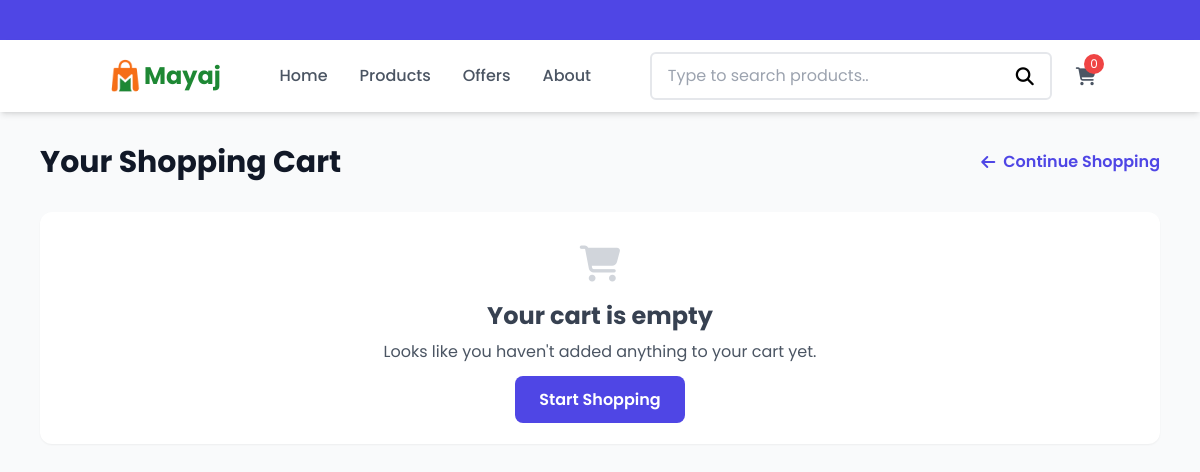
Page /cart/ on the committed database.
### store/models.py (models this page shows, shortened)
class TimeStampedModel(models.Model):
    created_at = models.DateTimeField(auto_now_add=True)
    updated_at = models.DateTimeField(auto_now=True)
    class Meta:
        abstract = True

class SiteSettings(TimeStampedModel):
    site_name = models.CharField(max_length=100, default="Mayaj")
    logo = models.ImageField(upload_to='site/logo/', blank=True, null=True)
    favicon = models.ImageField(upload_to='site/favicon/', blank=True, null=True)
    footer_description = RichTextField(blank=True,null=True,default="Step into style with our premium collection of footwear for every occasion.")
    footer_copyright_text = models.TextField(blank=True,null=True,default="Mayaj. All rights reserved.")
    announcement_text = models.CharField(max_length=200, default="Free shipping on all orders over ৳50! 🚚")
    announcement_enabled = models.BooleanField(default=True)
    class Meta:
        verbose_name_plural = "Site Settings"

### store/views.py (the view)
# urls.py: path('cart/', cart_detail, name='cart_detail'),
def cart_detail(request):
    cart = Cart(request)
    sitesettings = SiteSettings.objects.first()
    subtotal = cart.get_total_price()
    discount = 0  # You can implement discount logic later
    shipping = 120 if subtotal > 0 else 0  # Free shipping over certain amount?
    context = {
        'sitesettings': sitesettings,
        'cart': cart,
        'subtotal': subtotal,
        'discount': discount,
        'shipping': shipping,
        'total': subtotal - discount + shipping,
    }
    return render(request, 'store/cart.html', context)

### store/cart_utils.py (called while the page is built)
    def __len__(self):
        return sum(item['quantity'] for item in self.cart.values())

    def get_total_price(self):
        return sum(float(item['price']) * item['quantity'] for item in self.cart.values())

### store/templates/store/cart.html (shortened to what this page needs)
{% extends "store/base.html" %}
{% load static %}
{% block content %}
<section class="py-8 bg-gray-50 min-h-screen">
    <div class="container mx-auto px-4 max-w-6xl">
        <div class="flex justify-between items-center mb-8">
            <h1 class="text-3xl font-bold text-gray-900">Your Shopping Cart</h1>
            <a href="{% url 'products' %}" class="continue-btn text-primary font-semibold flex items-center">
                <i class="fas fa-arrow-left mr-2"></i> Continue Shopping
            </a>
        </div>
        {% if cart|length > 0 %}
        <div class="grid grid-cols-1 lg:grid-cols-3 gap-8">
            <div class="lg:col-span-2">
                {% for item_key, item in cart %}
                <div class="cart-item bg-white rounded-xl shadow-sm p-4 mb-4 flex flex-col sm:flex-row"
                    data-item-key="{{ item_key }}">
                    <div class="sm:w-24 w-full h-24 mb-4 sm:mb-0">
                        <img src="{{ item.product.images.first.image.url }}" loading="lazy" alt="{{ item.product.name }}"
                            class="w-full h-full object-cover rounded-lg">
                    </div>
                    <div class="flex-grow sm:pl-4">
                        <div class="flex justify-between">
                            <div>
                                <h3 class="font-semibold text-lg">{{ item.product.name }}</h3>
                                {% if item.size %}
                                <p class="text-gray-600 text-sm">Size: {{ item.size }}</p>
                                {% endif %}
                            </div>
                            <form method="POST"
                                action="{% if item.size %}{% url 'remove_from_cart_with_size' item.product.id item.size %}{% else %}{% url 'remove_from_cart' item.product.id %}{% endif %}"
                                class="remove-item-form">
                                {% csrf_token %}
                                <button type="submit" class="remove-btn text-gray-400 h-6">
                                    <i class="fas fa-times"></i>
                                </button>
                            </form>
                        </div>
                        <div class="flex justify-between items-center mt-4">
                            <div class="flex items-center">
                                <span class="text-gray-600 mr-3">Qty:</span>
                                <form method="POST"
                                    action="{% if item.size %}{% url 'update_cart_with_size' item.product.id item.size %}{% else %}{% url 'update_cart' item.product.id %}{% endif %}"
                                    class="update-quantity-form flex items-center">
                                    {% csrf_token %}
                                    <button type="button"
                                        class="quantity-btn px-2 py-1 text-gray-600 decrease-quantity">
                                        <i class="fas fa-minus text-xs"></i>
                                    </button>
                                    <input type="number" name="quantity" value="{{ item.quantity }}" min="1"
                                        class="w-12 text-center border-t border-b py-1 quantity-input">
                                    <button type="button"
                                        class="quantity-btn px-2 py-1 text-gray-600 increase-quantity">
                                        <i class="fas fa-plus text-xs"></i>
                                    </button>
                                </form>
                            </div>
                            <div class="text-right">
                                <p class="text-primary font-bold text-lg">৳ {% widthratio item.price 1 item.quantity %}
                                </p>
                                {% if item.product.discount_price %}
                                {% if item.product.discount_price < item.product.price %} <p
                                    class="text-gray-400 text-sm line-through">৳ {% widthratio item.product.price 1 item.quantity %}
                                    </p>
                                    {% endif %}
                                    {% endif %}
                            </div>
                        </div>
                    </div>
                </div>
                {% endfor %}
                <div class="bg-white rounded-xl shadow-sm p-4 mb-4 md:block hidden">
                    <h3 class="font-semibold text-lg mb-3">Apply Promo Code</h3>
                    <div class="flex">
                        <input type="text" placeholder="Enter promo code"
                            class="flex-grow px-4 py-2 border rounded-l-lg focus:outline-none focus:ring-2 focus:ring-primary">
                        <button class="promo-btn bg-primary text-white px-6 py-2 rounded-r-lg font-semibold">
                            Apply
                        </button>
                    </div>
                    <div class="mt-3">
                        <p class="text-sm text-gray-600">Available offers:</p>
                        {% comment %} <ul class="text-sm text-green-600 mt-1">
                            <li><i class="fas fa-tag mr-2"></i> SUMMER25 - Get 25% off on summer collection</li>
                            <li><i class="fas fa-tag mr-2"></i> FREESHIP - Free shipping on orders above ৳2000</li>
                        </ul> {% endcomment %}
                    </div>
                </div>
            </div>
            <div class="lg:col-span-1">
                <div class="bg-white rounded-xl shadow-sm p-6 sticky top-24">
                    <h3 class="font-semibold text-xl mb-4">Order Summary</h3>
                    <div class="flex justify-between mb-2">
                        <span class="text-gray-600">Subtotal ({{ cart|length }} item{{ cart|length|pluralize }})</span>
                        <span class="font-medium">৳ {{ subtotal|floatformat:2 }}</span>
                    </div>
                    <div class="flex justify-between mb-2">
                        <span class="text-gray-600">Discount</span>
                        <span class="text-green-600 font-medium">-৳ {{ discount|floatformat:2 }}</span>
                    </div>
                    <div class="flex justify-between mb-2">
                        <span class="text-gray-600">Shipping</span>
                        <span class="font-medium">৳ {{ shipping|floatformat:2 }}</span>
                    </div>
                    <div class="border-t pt-4 mt-2 mb-6">
                        <div class="flex justify-between">
                            <span class="font-semibold">Total</span>
                            <span class="font-bold text-lg text-primary">৳ {{ total|floatformat:2 }}</span>
                        </div>
                        <p class="text-xs text-gray-500 mt-1">Inclusive of all taxes</p>
                    </div>
                    <div class="mb-6 p-3 bg-blue-50 rounded-lg">
                        <div class="flex items-center">
                            <i class="fas fa-truck text-blue-500 mr-2"></i>
                            <span class="text-sm font-medium">Estimated Delivery:</span>
                        </div>
                        <p class="text-sm text-gray-600 mt-1">3-5 business days (Dhaka), 5-7 days (Other cities)</p>
                    </div>
                    <div class="mb-6">
                        <h4 class="font-semibold mb-3">Select Payment Method</h4>
                        <div class="grid grid-cols-2 gap-3">
                            <div class="payment-option rounded-lg p-3 text-center cursor-pointer">
                                <img src="{% static 'images/Bkash-Logo.webp' %}" loading="lazy"
                                    alt="bKash" class="h-6 mx-auto mb-1">
                                <span class="text-xs">bKash</span>
                            </div>
                            <div class="payment-option rounded-lg p-3 text-center cursor-pointer">
                                <img src="{% static 'images/Nagad-Logo.wine.webp' %}" loading="lazy" alt="Nagad"
                                    class="h-6 mx-auto mb-1">
                                <span class="text-xs">Nagad</span>
                            </div>
                            <div class="payment-option rounded-lg p-3 text-center cursor-pointer">
                                <img src="{% static 'images/Rocket-Logo.webp' %}" loading="lazy" alt="Visa"
                                    class="h-6 mx-auto mb-1">
                                <span class="text-xs">Rocket</span>
                            </div>
                            <div class="payment-option rounded-lg p-3 text-center cursor-pointer selected">
                                <i class="fas fa-money-bill-wave text-green-500 text-xl mx-auto mb-1"></i>
                                <span class="text-xs">Cash on Delivery</span>
                            </div>
                        </div>
                    </div>
                    <a href="{% url 'checkout' %}"
                        class="checkout-btn w-full py-3 rounded-lg text-white font-semibold mb-4 bg-primary hover:bg-primary-dark text-center block">
                        Proceed to Checkout
                    </a>
                    <p class="text-xs text-gray-500 text-center">
                        By completing your purchase you agree to these <a href="{% url 'return' %}" class="text-primary">Terms of
                            Service</a>
                    </p>
                </div>
            </div>
        </div>
        {% else %}
        <div class="bg-white rounded-xl shadow-sm p-8 text-center">
            <i class="fas fa-shopping-cart text-4xl text-gray-300 mb-4"></i>
            <h2 class="text-2xl font-bold text-gray-700 mb-2">Your cart is empty</h2>
            <p class="text-gray-600 mb-6">Looks like you haven't added anything to your cart yet.</p>
            <a href="{% url 'products' %}"
                class="bg-primary text-white px-6 py-3 rounded-lg font-semibold hover:bg-primary-dark">
                Start Shopping
            </a>
        </div>
        {% endif %}
    </div>
</section>
{% endblock content %}

### store/templates/store/include/navbar.html (shortened to what this page needs)
<div class="scrolling-announcement">
    <div class="scrolling-text">
    </div>
</div>
<nav class="sticky top-0 w-full bg-white shadow-md z-50">
    <div class="container mx-auto px-4 py-3 flex justify-between items-center">
        <div class="flex items-center">
            {% if sitesettings.logo %}
            <img src="{{ sitesettings.logo.url }}" loading="lazy" alt="{{ sitesettings.site_name }}" class="w-10 rounded-full">
            {% endif %}
            <h1 class="md:text-2xl text-sm font-bold text-indigo-600">
                <span class="text-[#1E8834]">{{ sitesettings.site_name }}</span>
            </h1>
        </div>
        <div class="hidden md:flex space-x-8">
            <a href="{% url 'home' %}" class="text-gray-600 hover:text-indigo-600 font-medium">Home</a>
            <a href="{% url 'products' %}" class="text-gray-600 hover:text-indigo-600 font-medium">Products</a>
            <a href="{% url 'offers' %}" class="text-gray-600 hover:text-indigo-600 font-medium">Offers</a>
            <a href="{% url 'about' %}" class="text-gray-600 hover:text-indigo-600 font-medium">About</a>
        </div>
        <div class="flex items-center space-x-6">
            <form class="md:flex hidden border-2 rounded-md" method="GET" action="{% url 'search' %}">
                <input type="text" name="q" placeholder="Type to search products.."
                    class="px-4 py-2 rounded-l-lg w-full text-gray-800 focus:outline-none">
                <button type="submit" class="px-4 py-2 rounded-r-lg hover:bg-indigo-700 hover:text-white">
                    <i class="fas fa-search text-lg"></i>
                </button>
            </form>
            <a href="{% url 'cart_detail' %}" class="text-gray-600 hover:text-indigo-600 relative">
                <i class="fas fa-shopping-cart text-lg"></i>
                <span
                    class="absolute -top-2 -right-2 bg-red-500 text-white text-xs w-5 h-5 flex items-center justify-center rounded-full cart-count">
                    {% with cart=request.session.cart %}
                    {{ cart|length|default:0 }}
                    {% endwith %}
                </span>
            </a>
        </div>
    </div>
</nav>

### store/templates/store/base.html (style rules this page uses)
body { font-family: 'Poppins', sans-serif; scroll-behavior: smooth; }
.scrolling-announcement { background: #4f46e5; color: white; padding: 8px 0; overflow: hidden; position: relative; width: 100%; }
.scrolling-text { display: inline-block; white-space: nowrap; padding-left: 100%; animation: scroll 35s linear infinite; font-size: 0.875rem; }

### store/templates/store/cart.html (style rules this page uses)
.continue-btn { transition: all 0.3s ease; }

### rows in the picture
SiteSettings: logo (picture), site_name "Mayaj"

### other values in the picture
{{ cart|length|default:0 }} "0"
